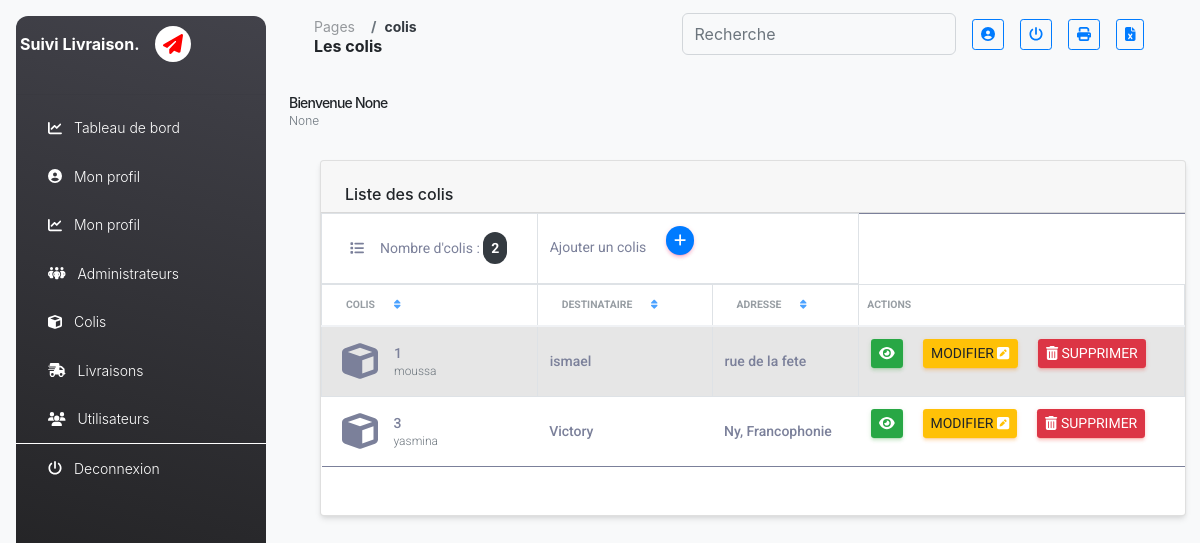
/colis/menu/, run on the app's committed database.
### colis/models.py (models this page shows, shortened)
class Colis(models.Model):
    numero_suivi = models.CharField(max_length=100, unique=True)
    expediteur = models.CharField(max_length=100)
    destinataire = models.ForeignKey(Utilisateur, on_delete=models.CASCADE)
    adresse = models.TextField()
    date_creation = models.DateTimeField(auto_now_add=True)
    date_mise_a_jour = models.DateTimeField(auto_now=True)

### app_utilisateur/models.py (models this page shows, shortened)
class Utilisateur(models.Model):
    date_creation = models.DateTimeField(auto_now_add=True)
    email=models.EmailField()
    mot_de_passe=models.CharField(max_length=50)
    username=models.CharField(max_length=50)

### colis/views.py (the view)
# urls.py: path('menu/', views.menu, name='menu'),  # Assurez-vous que le nom est unique
def menu(request):
    username = request.session.get('username')
    email = request.session.get('email')
    utilisateurs= Colis.objects.all()
    nombre=utilisateurs.count()
    context={'username':username,'email':email, "liste":utilisateurs,"nombre":nombre}
    return render(request, 'colis/menu.html', context)

### colis/templates/colis/menu.html (shortened to what this page needs)
{% load static %}
<!DOCTYPE html>
<html lang="en">
<head>
  <link href="{% static 'colis/elements/css/nucleo-icons.css'%}" rel="stylesheet" />
  <link href="{% static 'colis/elements/css/nucleo-svg.css'%}" rel="stylesheet" />
  <link id="pagestyle" href="{% static 'colis/elements/css/material-dashboard.css'%}" rel="stylesheet" />
  <link rel="stylesheet" href="{% static 'colis/css/style.css'%}">
  <link rel="stylesheet" href="{% static 'colis/css/all.min.css'%}">
  <link rel="stylesheet" href="{% static 'colis/css/bootstrap.min.css'%}">
</head>
<body class="g-sidenav-show bg-gray-100">
  <aside class="sidenav navbar navbar-vertical navbar-expand-xs border-0 border-radius-xl my-3 fixed-start ms-3 bg-gradient-dark" id="sidenav-main">
    <div class="sidenav-header">
        <span class="ms-1 font-weight-bold text-white">Suivi Livraison.</span><i class="fas fa-paper-plane bg-white rounded-pill p-2 mx-3 " style="font-size: 20px; color: red; position: relative; top: 10px;"></i>
    </div>
    <hr class="horizontal light mt-0 mb-2">
    <div class="collapse navbar-collapse w-auto" id="sidenav-collapse-main">
      <ul class="navbar-nav">
        <li class="nav-item">
          <a class="nav-link text-white" href="{% url 'perso_admin:dashboard' %}">
            <div class="text-white text-center me-2 d-flex align-items-center justify-content-center">
              <span class="fas fa-chart-line"></span>
            </div>
            <span class="nav-link-text ms-1">Tableau de bord</span>
          </a>
        </li>
        <li class="nav-item">
          <a class="nav-link text-white" href="{% url 'app_utilisateur:profil' %}">
            <div class="text-white text-center me-2 d-flex align-items-center justify-content-center">
              <span class="fas fa-user-circle"></span>
            </div>
            <span class="nav-link-text ms-1">Mon profil</span>
          </a>
        </li>
        <li class="nav-item">
          <a class="nav-link text-white" href="{% url 'app_utilisateur:profil' %}">
            <div class="text-white text-center me-2 d-flex align-items-center justify-content-center">
              <span class="fas fa-chart-line"></span>
            </div>
            <span class="nav-link-text ms-1">Mon profil</span>
          </a>
        </li>
        <li class="nav-item">
          <a class="nav-link text-white" href="{% url 'perso_admin:menu'%}">
            <div class="text-white text-center me-2 d-flex align-items-center justify-content-center">
              <span class="fas fa-people-group"></span>
            </div>
            <span class="nav-link-text ms-1">Administrateurs</span>
          </a>
        </li>
        <li class="nav-item">
          <a class="nav-link text-white" href="{% url 'colis:menu'%}">
            <div class="text-white text-center me-2 d-flex align-items-center justify-content-center">
              <span class="fas fa-cube"></span>
            </div>
            <span class="nav-link-text ms-1">Colis</span>
          </a>
        </li>
        <li class="nav-item">
            <a class="nav-link text-white" href="{% url 'Livraison:menu' %}">
              <div class="text-white text-center me-2 d-flex align-items-center justify-content-center">
                <span class="fas fa-truck-fast"></span>
              </div>
              <span class="nav-link-text ms-1">Livraisons</span>
            </a>
          </li>
          <li class="nav-item">
            <a class="nav-link text-white" href="{% url 'app_utilisateur:menu' %}">
              <div class="text-white text-center me-2 d-flex align-items-center justify-content-center">
                <span class="fas fa-users"></span>
              </div>
              <span class="nav-link-text ms-1">Utilisateurs</span>
            </a>
          </li>
        <div style="border-top: 1px solid white;"></div>
        <li class="nav-item">
          <a class="nav-link text-white" href="{% url 'perso_admin:logout' %}">
            <div class="text-white text-center me-2 d-flex align-items-center justify-content-center">
              <span class="fas fa-power-off"></span>
            </div>
            <span class="nav-link-text ms-1">Deconnexion</span>
          </a>
        </li>
      </ul>
    </div>
  </aside>
  <main class="main-content border-radius-lg">
    <nav class="navbar navbar-main navbar-expand-lg px-0 mx-4 shadow-none border-radius-xl" id="navbarBlur" data-scroll="true">
      <div class="container-fluid py-1 px-3">
        <nav aria-label="breadcrumb">
          <ol class="breadcrumb bg-transparent mb-0 pb-0 pt-1 px-0 me-sm-6 me-5">
            <li class="breadcrumb-item text-sm"><a class="opacity-5 text-dark" href="javascript:;">Pages</a></li>
            <li class="breadcrumb-item text-sm text-dark font-weight-bolder" aria-current="page">colis</li>
          </ol>
          <h6 class="font-weight-bolder mb-0">Les colis</h6>
        </nav>
        <div class="collapse navbar-collapse mt-sm-0 mt-2 me-md-0 me-sm-4" id="navbar">
          <div class="ms-md-auto pe-md-3 d-flex align-items-center">
            <div class="input-group input-group-outline">
              <input type="text" class="form-control" id="searchInput" placeholder="Recherche">
            </div>
          </div>
          <ul class="navbar-nav justify-content-end">
            <li class="nav-item d-flex align-items-center">
              <a class="btn btn-outline-primary btn-sm mb-0 me-3" href="{% url 'app_utilisateur:profil'%}" data-toggle="tooltip" data-placement="bottom" title="Mon profil"> <span class="fas fa-user-circle"></span></a>
            </li>
            <li class="nav-item d-flex align-items-center">
              <a class="btn btn-outline-primary btn-sm mb-0 me-3" href="{% url 'perso_admin:logout'%}" data-toggle="tooltip" data-placement="bottom" title="Se deconnecter"> <span class="fas fa-power-off"></span></a>
            </li>
            <li class="nav-item d-flex align-items-center">
              <a class="btn btn-outline-primary btn-sm mb-0 me-3" href="" data-toggle="tooltip" data-placement="bottom" title="Imprimer" id="printTable"> <span class="fas fa-print"></span></a>
            </li>
            <li class="nav-item d-flex align-items-center">
              <a class="btn btn-outline-primary btn-sm mb-0 me-3" href="" data-toggle="tooltip" data-placement="bottom" title="Imprimer" id="exportExcel"> <span class="fas fa-file-excel"></span></a>
            </li>
          </ul>
        </div>
      </div>
    </nav>
    <div class="container-fluid py-4">
      <div class="row">
        <div class="container ">
          <div class="row mb-3">
            <div class="col-md-6">
              <div class="d-flex flex-column justify-content-center">
                <h1 class="mb-0 text-sm"> Bienvenue {{ username}}</h1>
                <p class="text-xs text-secondary mb-0">{{ email}}</p>
              </div>
            </div>
            <div class="col-md-6">
            </div>
          </div>
          <div class="col-12 mx-3">
            <div  style="height: 16px;">
            </div>
            <div class="card mb-4">
              <div class="card-header pb-0">
                <h6>Liste des colis</h6>
              </div>
              <div class="card-body px-0 pt-0 pb-2">
                <div class="table-responsive p-0">
                  <table class="table align-items-center mb-0 table-striped table-bordered table-hover" id="myTable">
                    <thead>
                      <tr>
                        <td class="text-sm"><span class="fas fa-list mx-3"></span>Nombre d'colis : <span class="bg-dark p-2 rounded-pill text-white text-b" style="font-weight:bold;">{{ nombre }}</span></td>
                        <td class="text-sm" colspan="2">Ajouter un colis
                          <a href="{%url 'colis:add_colis'%}" class="btn btn-primary btn-sm mx-3 rounded-pill" >
                            <span class="fas fa-plus"></span>
                          </a>
                        </td>
                      </tr>
                      <tr>
                        <th class="text-uppercase text-secondary text-xxs font-weight-bolder opacity-7">colis <a href="#" id="sortName"><span class="fas fa-sort mx-3" data-toggle="tooltip" data-placement="bottom" title="Trier les élements"></span></a></th>
                        <th class="text-uppercase text-secondary text-xxs font-weight-bolder opacity-7">destinataire <a href="#" id="sortName"><span class="fas fa-sort mx-3" data-toggle="tooltip" data-placement="bottom" title="Trier les élements"></span></a></th>
                      <th class="text-uppercase text-secondary text-xxs font-weight-bolder opacity-7">adresse <a href="#" id="sortName"><span class="fas fa-sort mx-3" data-toggle="tooltip" data-placement="bottom" title="Trier les élements"></span></a></th>
                        <th class="text-uppercase text-secondary text-xxs font-weight-bolder opacity-7 ps-2 action">Actions</th>
                      </tr>
                    </thead>
                    <tbody>
                      {% for colis in liste %}
                        <tr class="affiche">
                          <td>
                            <div class="d-flex px-2 py-1">
                              <span class=" fas fa-cube avatar-sm me-3">
                              </span>
                              <div class="d-flex flex-column justify-content-center">
                                <h6 class="mb-0 text-sm">{{ colis.numero_suivi }}</h6>
                                <p class="text-xs text-secondary mb-0">{{ colis.expediteur }}</p>
                              </div>
                            </div>
                          </td>
                          <td class="align-middle">
                            <h6 class="mb-0 text-sm">{{ colis.destinataire.username }}</h6>
                          </td>
                          <td class="align-middle">
                            <h6 class="mb-0 text-sm">{{ colis.adresse }}</h6>
                          </td>
                          <td class="align-middle">
                            <button type="button" class="btn btn-success btn-sm" data-toggle="modal" data-target="#editAdminModal" data-id="{{ colis.id }}">
                              <span class="fas fa-eye"></span>
                            </button>
                            <a href="/colis/editer/{{ colis.id }}" class="btn btn-warning btn-sm mx-3"  data-toggle="tooltip">Modifier
                              <span class="fas fa-pencil-square" style="color: white;"></span>
                            </a>
                            <a type="button" class="btn btn-danger btn-sm" href="/colis/delete/{{ colis.id }}">
                              <span class="fas fa-trash-can"></span> Supprimer
                            </a>
                          </td>
                        </tr>
                        {% endfor %}
                    </tbody>
                  </table>
                </div>
                <div id="paginationE" class="mt-3 mx-3">
                  <span class="px-3" id="pagination"></span>
                </div>
              </div>
            </div>
          </div>
        </div>
      </div>
  </main>
</body>
</html>

### colis/static/colis/css/style.css (style rules this page uses)
#paginationE { text-align: right; }

### data on the page
Colis: numero_suivi "1", expediteur "moussa", destinataire.username "ismael", adresse "rue de la fete"
Colis: numero_suivi "3", expediteur "yasmina", destinataire.username "Victory", adresse "Ny, Francophonie"

### other printed values
{{ username }} "None"
{{ email }} "None"
{{ nombre }} "2"
